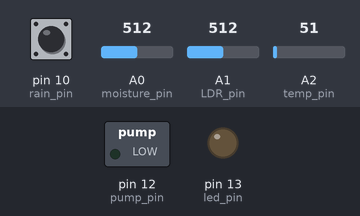
A sketch run on a simulated Arduino Uno, built with avr-gcc and run on an emulated ATmega328P. Shown: switched loads named in the sketch (green lamp = pin HIGH), output pins drawn as LEDs (lit = HIGH). The inputs (shaded band) are chosen by the test bench; at power-on: A1 (LDR_pin) = 512, pin 10 (rain_pin) HIGH, A0 (moisture_pin) = 512, A2 (temp_pin) = 51.

Above: at 1.2 s.
1.3 s: A1 (LDR_pin) set to 6
2.8 s: A1 (LDR_pin) set to 3
At 3.4 s:
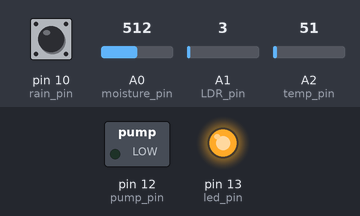
4.3 s: A1 (LDR_pin) set to 19
At 4.6 s:
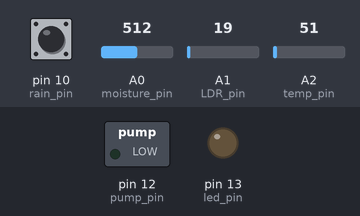
5.8 s: A1 (LDR_pin) set to 0
At 7.0 s:
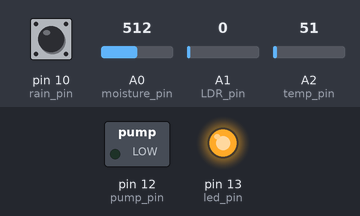
Timing chart, 0 to 8.3 s (numbered marks = the images above; inputs shaded):
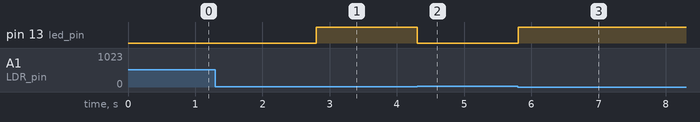

Measured:
- the behaviour switches between 5 and 4 on A1 (LDR_pin) (found by bisection; images 0 and 1)
- after the input at 1.3 s, every drawn part: stays the same
- after the input at 2.8 s, pin 13 (led_pin): LOW → HIGH at once
- after the input at 4.3 s, pin 13 (led_pin): HIGH → LOW at once
- after the input at 5.8 s, pin 13 (led_pin): LOW → HIGH at once

The sketch:

sensor.ino
```cpp
#include<TimeLib.h>
int flag=0;
void delay_rain();
/*********sensors pin************/
#define rain_pin       10        //digital pin
#define moisture_pin   A0        //analog pin
#define LDR_pin        A1        //analog pin
#define temp_pin       A2        //analog pin
#define led_pin        13        //digital pin
#define pump_pin       12        //digital pin
/**************readings of sensors**********/
int moisture_reading;
int rain_reading;
int LDR_reading;
int temp_reading;

/**********private read for each sensor**********/
#define No_rain_state   1
#define raining_state    0
#define max_moisture    9
#define min_moisture    90
#define high_light      8
#define low_light        4
#define normal_temp     30

/********times for irrigation**********/
#define first_time  5
#define second_time 11
#define third_time  17


void setup() {
  // put your setup code here, to run once:
  pinMode(rain_pin,INPUT);
  pinMode(LDR_pin,INPUT);
  pinMode(moisture_pin,INPUT);
  pinMode(temp_pin,INPUT);
  pinMode(pump_pin,OUTPUT);
  pinMode(led_pin,OUTPUT);
}

void loop() {
  // put your main code here, to run repeatedly:
  rain_reading     = digitalRead(rain_pin);
  moisture_reading = analogRead(moisture_pin);
  LDR_reading      = analogRead(LDR_pin);
  temp_reading     = analogRead(temp_pin);
  /*********start timer*************/
  int hours=hour();
  int seconds=second();
  /***********Irrigation according to moisture reading************/
  if(moisture_reading <=min_moisture)
  {
    delay_rain();
  }
  /***********led (ON/OFF) according to ldr reading************/
  if(LDR_reading<=low_light)
  {
    digitalWrite(led_pin,HIGH);
  }
  else
  {
    digitalWrite(led_pin,LOW);
  }
  /***********set flag on to cancle next time for irrigation************/
  if(rain_reading==raining_state)
  {
    flag=1;
  }

  /*******irrigation according to temp reading*************/
  if(temp_reading>normal_temp)
  {
    //check if it's the time for irrigation
    if(((hours==first_time)||(hours==third_time)||(hours == second_time))&&(moisture_reading<=max_moisture)&&(seconds<=30))
    {
      if(flag==1)
      {
        flag=0;
        digitalWrite(pump_pin,LOW);
      }else
      {
        digitalWrite(pump_pin,HIGH);
      }
    }
    else
    {
      digitalWrite(pump_pin,LOW);
    }
  }
  else
  {
    if(((hours==first_time)||(hours==third_time))&&(moisture_reading<=max_moisture)&&(seconds<=30))
    {
      if(flag==1)
      {
        flag=0;
        digitalWrite(pump_pin,LOW);
      }else
      {
        digitalWrite(pump_pin,HIGH);
      }
    }else
    {
      digitalWrite(pump_pin,LOW);
    }
  }
}

/*******to turn on pump if (there is no rain)******/
void delay_rain()
{
  long t=millis();
  while(millis-t<30*1000)
  {
    digitalWrite(pump_pin,HIGH);
    if(rain_reading==raining_state)
    {
      digitalWrite(pump_pin,LOW);
      break;
    }
  }
}
```
